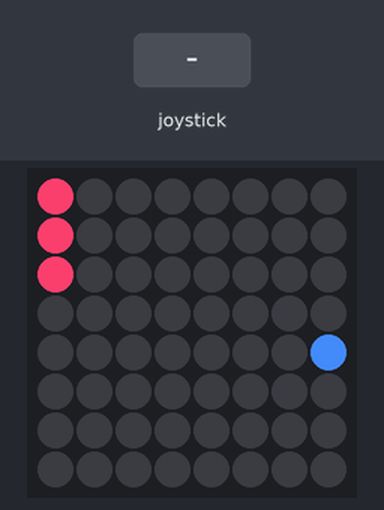
Simulated run of this program. Board: Raspberry Pi (BCM pin numbers) with a Sense HAT. Shown: the Sense HAT's 8×8 RGB LED matrix. Inputs (shaded band) come from the test bench. Random numbers come from a fixed seed. At 9.7 s the program stops and its outputs stay as they are.

Above: at 1.2 s.
1.3 s: joystick pushed down
At 1.73 s:
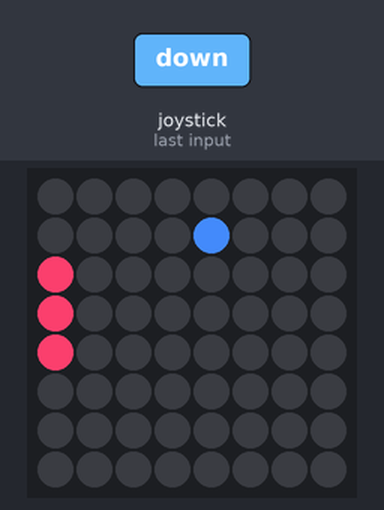
3.5 s: joystick pushed up
At 3.94 s:
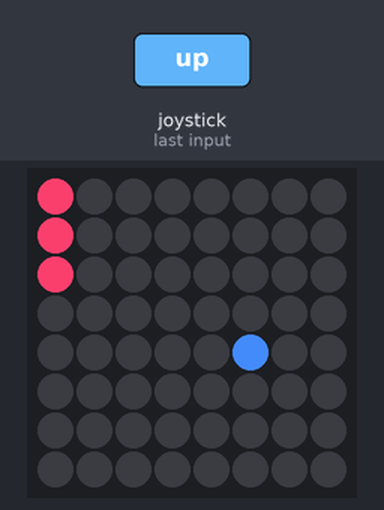
5.7 s: joystick pushed down
At 5.95 s:
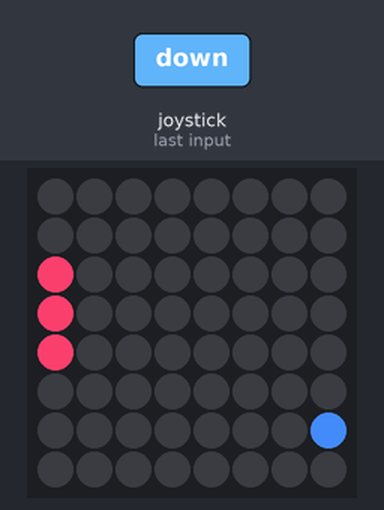
8.7 s: joystick pushed up
At 10.8 s:
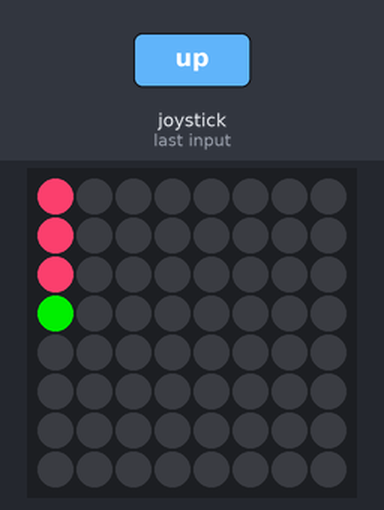
Timing chart, 0 to 11.2 s (numbered marks = the images above; inputs shaded):
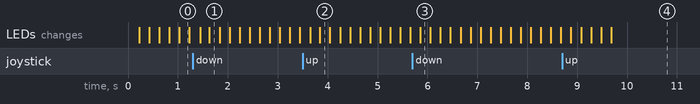

The program:

index.py
```python
from sense_emu import SenseHat

sense = SenseHat()
import time
import random
sense.clear(0,0,0)


x=random.randint(1,6)
y=random.randint(1,6)

x_sens=1
y_sens=1

rx=0
ry=0


def afficheRaquette():
  sense.set_pixel(rx,ry, 242, 62, 104)
  sense.set_pixel(rx,ry+1, 242,62,104)
  sense.set_pixel(rx,ry+2, 242,62,104)


def descendre():
  global ry
  if ry+2<7:
    ry=ry+1

sense.stick.direction_down = descendre

def monter():
  global ry
  if ry>0:
    ry=ry-1

sense.stick.direction_up=monter


sense.set_pixel(x,y,66, 134, 244)

while True:
    sense.clear(0,0,0)
    afficheRaquette()
    sense.set_pixel(x,y,66,134,244)
    time.sleep(0.2)
    x = x+x_sens
    y=y+y_sens

    if x==7:
      x_sens=-1

    if y==0:
      y_sens=1


    if y==7:
      y_sens=-1

    if x==1 and y==ry:
      x_sens=1

    if x==1 and y==ry+1:
      x_sens=1

    if x==1 and y==ry+2:
      x_sens=1

    if x==1 and y ==ry+3:
      x_sens=1

    if x==0:
      sense.clear(0,0,0)
      sense.set_pixel(x,y,34, 206, 8)
      afficheRaquette()
      break


      
```
